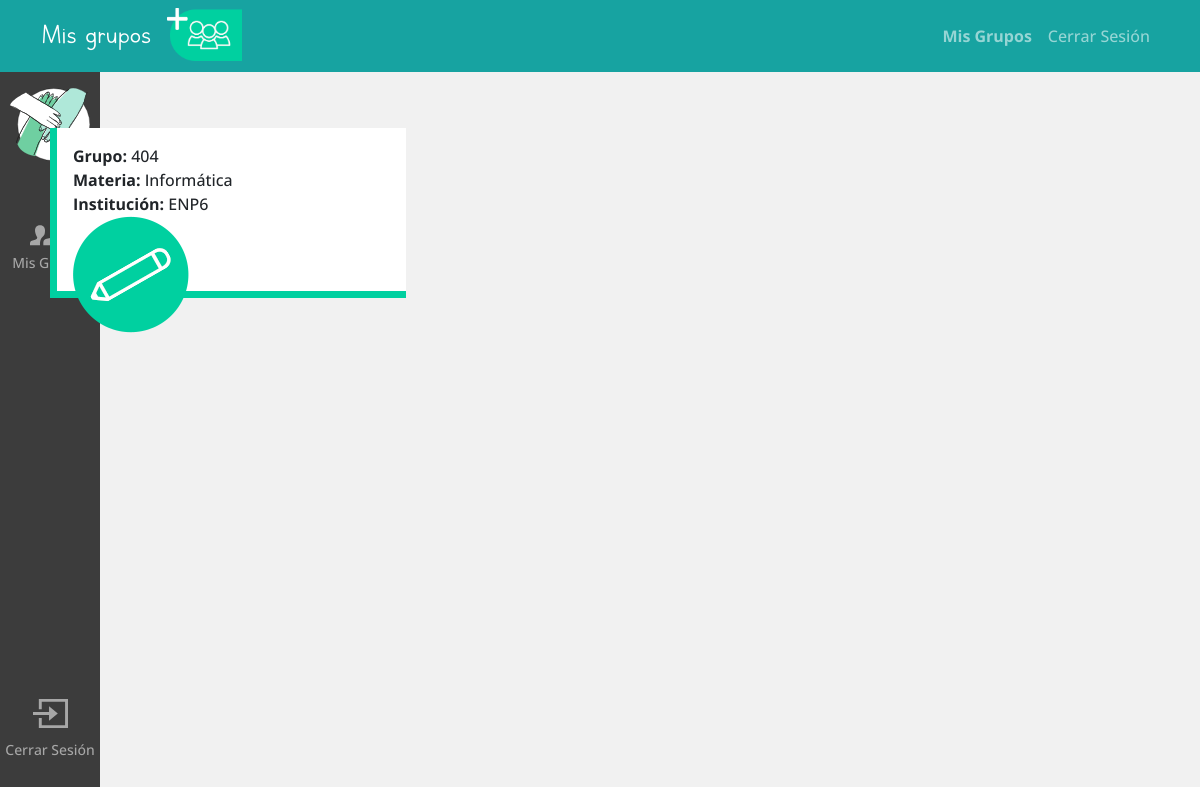
Page /estudiante/vistaEstudiante/ (signed in) on the committed database.
### AMCE/models.py (models this page shows, shortened)
class Grupo(models.Model):
	id_grupo = models.CharField(max_length=10, primary_key=True)
	nombre_grupo = models.CharField(max_length=100)
	materia = models.CharField(max_length=100, null=True, blank=True)
	institucion = models.CharField(max_length=100, null=True, blank=True)
	profesor_grupo = models.ForeignKey(Profesor, on_delete=models.CASCADE)

### AMCE/views/estudiante.py (the view)
# urls.py: path('estudiante/vistaEstudiante/', views.vistaAlumno, name = 'vistaAlumno'),
@student_required
def vistaAlumno(request):
	current_user = get_object_or_404(User, pk=request.user.pk)
	estudiante = Estudiante.objects.get(user_estudiante=current_user.id)
	grupos_inscritos = estudiante.grupos_inscritos.all()
	return render(request,"estudiante/MisGrupos.html", {'grupos_inscritos':grupos_inscritos})

### AMCE/templates/estudiante/MisGrupos.html (shortened to what this page needs)
{% extends "estudiante/base_mainpage.html" %}
{% load static %}
{% block header_ctxt %}
<div class="nav-bar-title navbar-brand ml-3 ml-3 d-flex w-full justify-content-center">Mis grupos</div>
<div class="inscribir_grupo">
    <a class="nav-bar-btn" href="{% url 'AMCE:EstInscribirGrupo' %}" id="inscribir_grupo"> <img
        src="{% static 'assets/images/bt_grupos.png'%}"></a>
</div>
{% endblock %}
{% block navbar_ctxt %}
<li class="nav-item active">
    <a class="nav-link" aria-current="page" href="{% url 'AMCE:EstMisGrupos' %}">Mis Grupos</a>
</li>
{% endblock %}
{% block inner_content %}
<div class="gx-4 gx-lg-5 row-cols-1 row-cols-md-2 row-cols-xl-3 justify-content mt-3 group-card-format">
    {% for g in grupos_inscritos %}
    <div class="mt-2">
        <div class="group-card position-relative">
            <p class="m-0"><b>Grupo:</b> {{g.nombre_grupo}}</p>
            <p class="m-0"><b>Materia:</b> {{g.materia}}</p>
            <p class="m-0"><b>Institución:</b> {{g.institucion}}</p>
            <a class="" href="{% url 'AMCE:EstPaginaGrupo' id_grupo=g.id_grupo %}">
                <img class="mis-grupos-img" src="{% static 'assets/images/bt_editar.png'%}" alt="">
            </a>
        </div>
    </div>
    {% endfor %}
</div>
{% endblock %}

### AMCE/templates/estudiante/base_mainpage.html (shortened to what this page needs)
{% extends "estudiante/base.html" %}
{% load static %}
{% block navbar %}
<div class="d-flex justify-content-center">
    {% block header_ctxt %}
    {% endblock %}
</div>
<div class="collapse navbar-collapse navbarSupportedContent" id="navbarSupportedContent">
    <ul class="navbar-nav ms-auto mb-2 mb-lg-0">
        {% block navbar_ctxt %}{% endblock %}
        <li class="nav-item"><a class="nav-link" aria-current="page" href="{% url 'logout' %}">Cerrar Sesión</a></li>
    </ul>
</div>
{% endblock %}
{% block content %}
    {% block inner_content %}
    {% endblock %}
{% endblock %}

### AMCE/templates/estudiante/base.html (shortened to what this page needs)
{% load static %}
<!DOCTYPE html>
<html lang="es">
<head>
    <link rel="stylesheet" href="{% static 'css/bootstrap.css'%}" />
    <link rel="stylesheet" href="https://cdn.jsdelivr.net/npm/bootstrap-icons@1.7.1/font/bootstrap-icons.css">
    <link rel="stylesheet" type="text/css" href="{% static 'css/normalize.css'%}">
    <link rel="stylesheet" href="https://cdnjs.cloudflare.com/ajax/libs/font-awesome/4.7.0/css/font-awesome.min.css">
    <link rel="stylesheet" type="text/css" href="{% static 'css/styles.css'%}">
</head>
<body>
    <nav class="navbar navbar-expand-lg navbar-dark sticky-top">
        <div class="container container-grid justify-content-center">
            {% block navbar %}
            {% endblock %}
        </div>
    </nav>
    <div class="d-flex position-fixed">
        <div class="menu-lateral position-absolute">
            <a href="{% url 'AMCE:EstMisGrupos' %}"><img src="{% static 'assets/images/logotipo_busqueda.svg'%}" alt=""></a>
            <div class="mt-5">
                <div class=" menu-lateral-opciones">
                    <a href="{% url 'AMCE:EstMisGrupos' %}" class="menu-lateral-opciones">
                        <p class="text-center fz-14">Mis Grupos</p>
                    </a>
                </div>
                <div class="position-absolute menu-lateral-opciones" style="bottom: 6rem; left: 0; right: 0;">
                    <a href="{% url 'logout' %}" class="menu-lateral-opciones">
                        <svg width="35" height="35" viewBox="0 0 24 24" xmlns="http://www.w3.org/2000/svg"
                            fill-rule="evenodd" clip-rule="evenodd">
                            <path d="M24 22h-20v-7h2v5h16v-16h-16v5h-2v-7h20v20zm-13-11v-4l6 5-6 5v-4h-11v-2h11z" />
                        </svg>
                        <p class="text-center mt-2 fz-14">Cerrar Sesión</p>
                    </a>
                </div>
            </div>
        </div>
    </div>
    <div class="container mt-5">
        {% block content %}
        {% endblock %}
    </div>
</body>
</html>

### static/css/styles.css (style rules this page uses)
html { height: 100vh; }
body { margin: 0; font-family: 'Open Sans', sans-serif; }
p { font-size: 1rem; font-weight: 500; }
li { font-size: 1rem; font-weight: 500; }
a { text-decoration: none; }
li { text-align: initial; }
.fz-14 { font-size: 14px; }
.group-card-format { display: flex; flex-wrap: wrap; }
.group-card { background: white; height: 170px; margin-right: 0.5rem; margin-left: 0.5rem; border-bottom: 7px solid #00d0a0; border-left: 7px solid #00d0a0; padding: 1rem; margin-bottom: 1rem; }
.group-card a { text-decoration: none; color: black; }
img { object-fit: cover; }
body { background-color: #f1f1f1; }
.navbar { background-color: #17a3a1; padding-right: 0px; }
.nav-bar-title { font-family: 'Letter-for-learns'; font-size: 23pt; overflow: hidden; text-overflow: ellipsis; max-height: 56px; max-width: 60%; }
.nav-bar-btn img { width: 75px; }
.nav-item.active { font-weight: bold; }
.w-full { width: 100% !important; }
.menu-lateral { height: 100vh; background-color: #3c3c3c; width: 100px; text-align: center; padding-top: 1rem; z-index: 100; }
.menu-lateral img { width: 80%; }
.menu-lateral-opciones { fill: #ffffff8c; color: #ffffff8c; }
.navbar-brand { white-space: nowrap !important; }
.container-grid { display: grid !important; grid-template-columns: 15% 85%; }
.navbar-collapse { grid-area: 2 / 1 / auto / 3; text-align: center; }
@media only screen and (min-width: 992px) { .container-grid { display: flex !important; } }

### rows in the picture
Grupo: nombre_grupo "404", materia "Informática", institucion "ENP6"
